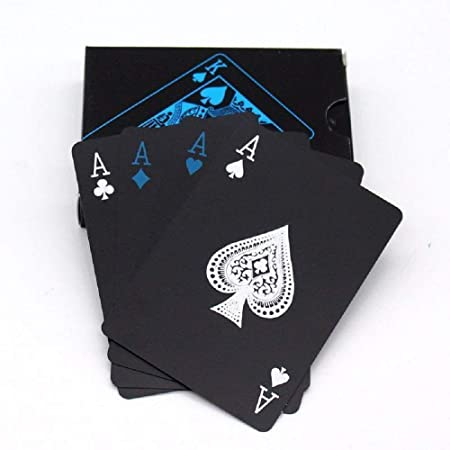
#> input picture Resources/cards.jpg, 450 x 450 px
$ python 5_WrapPerspective.py
#> lines starting #> are read from the running program, lines starting #| are printed output that depends on the picture
import cv2
import numpy as np

img = cv2.imread("Resources/cards.jpg")
#> img is the input picture: shape (450, 450, 3); mean B, G, R 163.9, 158.9, 158.5

# here we are searching the points visually
l1 = cv2.line(img,(243,115),(405,215),(0,0,255),3)
l2 = cv2.line(img,(405,215),(267,437),(0,255,0),3)
l3 = cv2.line(img,(267,437),(100,330),(255,0,0),3)
l4 = cv2.line(img,(100,330),(243,115),(255,255,0),3)
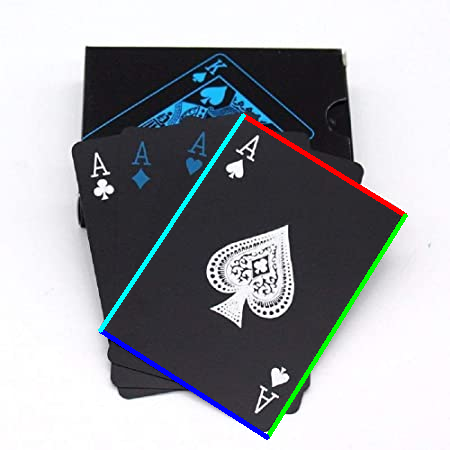
#> l4: shape (450, 450, 3); mean B, G, R 165, 160.3, 158.1
# [6 lines of commented-out code are left out]
width, height = 250, 350

#defining points
pts1 = np.float32([[243,115],[405,215],[100,330],[267,437]])
#defining the locations(corners) of the points
pts2 = np.float32([[0,0],[width,0],[0,height],[width,height]])

#transfermation matrix
matrix = cv2.getPerspectiveTransform(pts1,pts2)

#generating output image
imgOutput = cv2.warpPerspective(img,matrix,(width,height))
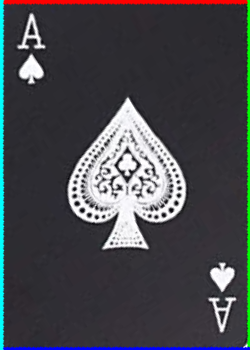
#> imgOutput: shape (350, 250, 3); mean B, G, R 76.2, 71.7, 70

cv2.imshow("image", img)
cv2.imshow("output image", imgOutput)

cv2.waitKey(0)
